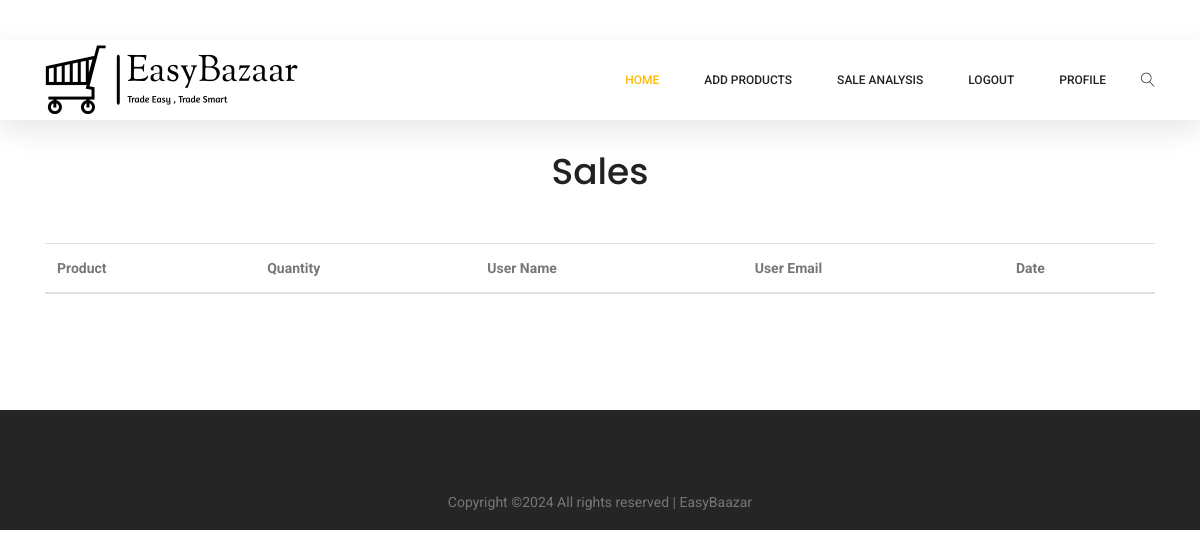
Before: /seller_sales/ (signed in) with the older database file.
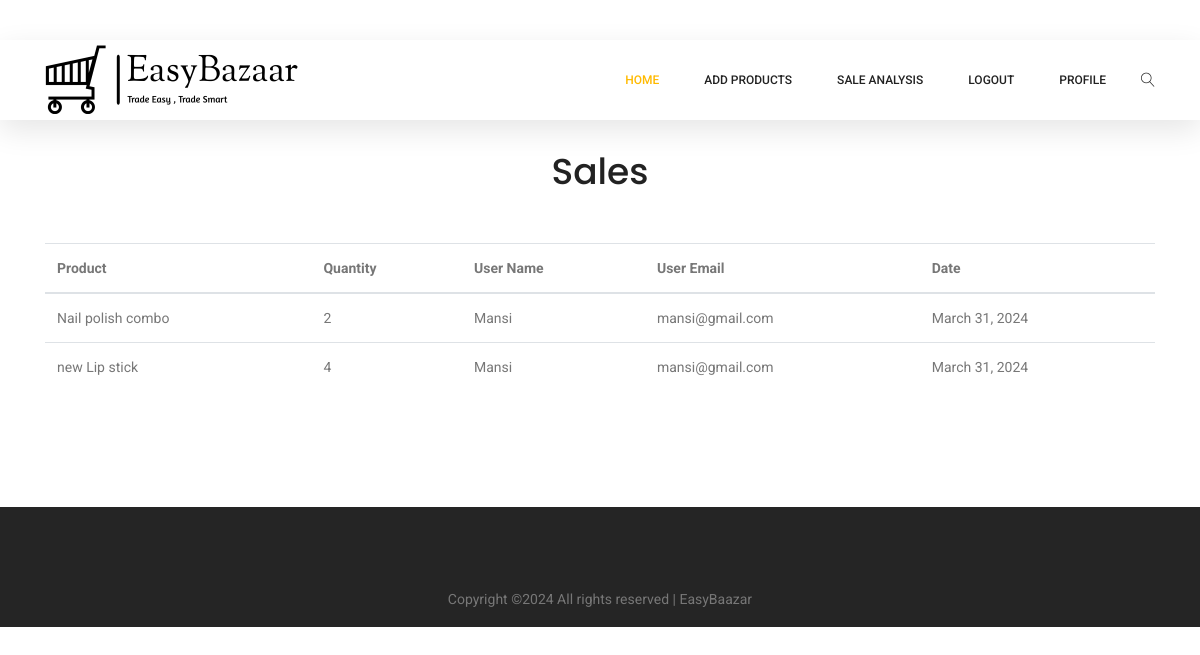
After: the same page with the newer database file.
### main/models.py (models this page shows, shortened)
class Order(models.Model):
    order_id = models.AutoField(primary_key= True)
    product = models.ForeignKey(Product, on_delete=models.CASCADE, default=1)
    customer = models.ForeignKey(Customer, on_delete=models.CASCADE, default=1)
    quantity = models.IntegerField(default = 0)
    date = models.DateField()
    address = models.CharField(max_length=200, null=False,default="")

class Product(models.Model):
    id = models.AutoField(primary_key=True)
    name = models.CharField(max_length=20)
    name = models.CharField(max_length=50)
    price = models.DecimalField(max_digits=10, decimal_places=2)
    description = models.TextField(max_length=200, default='', null=True, blank=True)
    image = models.ImageField(upload_to='uploads/products/')
    category = models.ForeignKey(Category, on_delete=models.CASCADE, default=1)
    seller_id = models.ForeignKey(Seller, on_delete=models.CASCADE, default=1)
    stock = models.IntegerField()
    available = models.BooleanField(default=True)
    subcategory = models.CharField(max_length=50,null=True,blank=True)

class Customer(models.Model):
    id = models.AutoField(primary_key=True)
    name = models.CharField(max_length= 50)
    phone = models.CharField(max_length = 10)
    email = models.EmailField(unique = True)
    password = models.CharField(max_length = 50)

### main/views.py (the view)
# urls.py: path('seller_sales/',views.seller_sales , name = 'seller_sales'),
def seller_sales(request):
    seller_id = request.session.get('id')
    seller = get_object_or_404(Seller, id=seller_id)
    products = Product.objects.filter(seller_id=seller)
    in_order_products = []
    for product in products:
        in_order_product = Order.objects.filter(product=product)
        in_order_products.extend(in_order_product)
    data = {
        "in_order_products": in_order_products
    }
    return render(request, 'seller-sales.html', data)

### templates/seller-sales.html
{% extends 'seller-base.html' %} {% block content %}
<section class="section_gap" style="margin-top: 50px">
  <div class="single-product-slider">
    <div class="container">
      <div class="row justify-content-center">
        <div class="col-lg-6 text-center">
          <div class="section-title">
            <h1>Sales</h1>
          </div>
        </div>
      </div>
      <table class="table">
        <thead>
          <tr>
            <th>Product</th>
            <th>Quantity</th>
            <th>User Name</th>
            <th>User Email</th>
            <th>Date</th>
          </tr>
        </thead>
        <tbody>
          {% for p in in_order_products %}
          <tr>
            <td>{{p.product.name}}</td>
            <td>{{p.quantity}}</td>
            <td>{{p.customer.name}}</td>
            <td>{{p.customer.email}}</td>
            <td>{{p.date}}</td>
          </tr>
          {% endfor %}
        </tbody>
      </table>
    </div>
  </div>
</section>
{% endblock %}

Changed rows visible on the page:
added Order: product.name "Nail polish combo", quantity "2", customer.name "Mansi", customer.email "mansi@gmail.com", date "March 31, 2024"
added Order: product.name "new Lip stick", quantity "4", customer.name "Mansi", customer.email "mansi@gmail.com", date "March 31, 2024"
